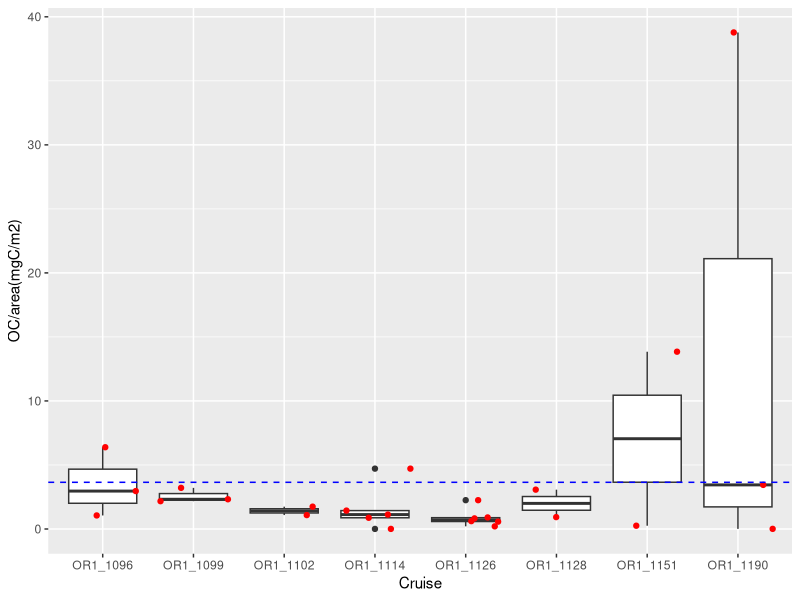
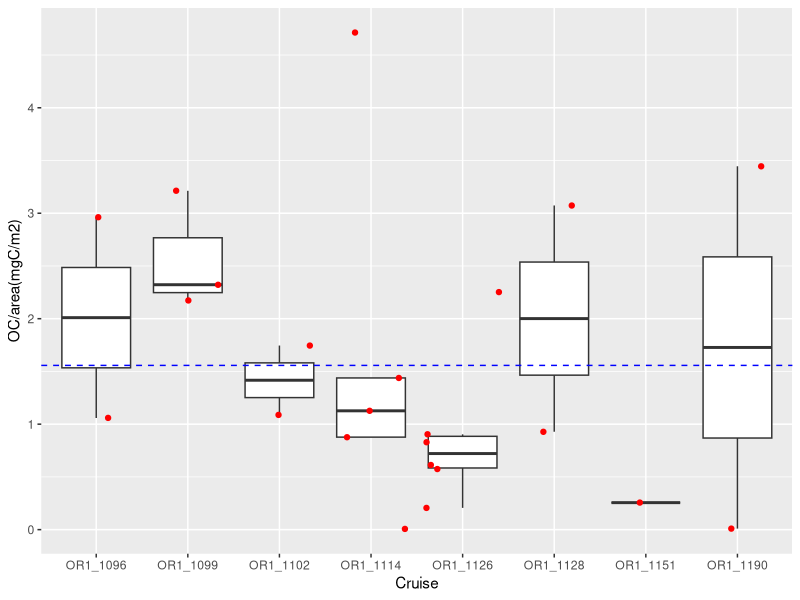

Recreate these plots in R, in order. (Note: this script raises an error after producing the figures.)
rm(list = ls())
library(readxl)
library(dplyr)
library(writexl)
library(openxlsx)
#abundance####
GPSC_macro_abundance <- read_excel("data/GPSC_macro_sorting/GPSC_macro_sorting_2021.11.23.xlsx", 
                                   sheet = "Specimen")
levels(factor(GPSC_macro_abundance$Station))
GC1_macro_abundance<-GPSC_macro_abundance%>% filter(Station=="GC1")
GS1_macro_abundance<-GPSC_macro_abundance%>% filter(Station=="GS1")
#GC1_size####
GPSC_macro_size<-read_excel("Canyon_macro.xlsx",sheet = "Size")
levels(factor(GPSC_macro_size$Station))
GC1_macro<-GPSC_macro_size%>%filter(Station=="GC1")
#fix Cylinder and cylinder
levels(factor(GC1_macro$Type))
GC1_x<-GC1_macro %>% filter(Type=="Cylinder") %>% mutate(Type="cylinder")
GC1_macro<-GC1_macro %>% filter(Type!="Cylinder") %>% full_join(GC1_x)
levels(factor(GC1_macro$Type))

#with C value-> type=LW2C
GC1_macro[is.na(GC1_macro$C),]
#LW2C 125
GC1_LW2C<-GC1_macro %>% mutate(Volume=L*(W^2)*C) %>% filter(!is.na(Volume))
#cone 2
GC1_cone<-GC1_macro %>% filter(Type=="cone") %>% mutate(Volume=L*(W/2)^2*pi/3)
#cylinder 12
#GC1_macro%>%filter(Type=="cylinder")
#some polychaete were labelled as cylinder -> real cylinder 7
GC1_cylinder<-GC1_macro %>% filter(Taxon%in%c("Nemertea","Sipuncula")) %>%
  mutate(Volume=L*(W/2)^2*pi)
#ellipsoid
GC1_ellipsoid<-GC1_macro %>% filter(Type=="ellipsoid") %>%
  mutate(Volume=L*(W/2)^2*pi*4/3)
GC1<-rbind(GC1_LW2C,GC1_cone,GC1_cylinder,GC1_ellipsoid)
#V->OC
GC1_macro_OC<-GC1 %>%  mutate(DryW=Volume*1.13) %>% #DryW(mg)=volume(mm3)*1.13(g/cm3=mg/mm3)
  mutate(OC=DryW*0.043) #0.043 (fraction)
GC1 <-GC1_macro_OC %>% group_by(Cruise, Habitat, Station, Deployment, Tube) %>% 
  summarise(OC = sum(OC)) 

area<-pi*(10.5/2)^2/10000 #0.008659015m2
library(ggplot2)
GC1 %>% 
  ggplot(aes(x = Cruise, y = OC/area))+
  geom_boxplot()+
  geom_point(position = "jitter", color = "red")+
  geom_hline(yintercept = mean(GC1$OC)/area, linetype = 2, color = "blue")+
  ylab("OC/area(mgC/m2)")

GC1_mean<-mean(GC1$OC/area)
GC1_sd<-sd(GC1$OC/area)

#GC1_outlier####
GC1_Q   <- quantile(GC1$OC, probs=c(.25, .75), na.rm = FALSE)
GC1_iqr <- IQR(GC1$OC)
GC1_up  <- GC1_Q[2]+1.5*GC1_iqr # Upper Range  
GC1_low <- GC1_Q[1]-1.5*GC1_iqr # Lower Range
GC1_eliminated<- subset(GC1, GC1$OC > GC1_low & GC1$OC < GC1_up)

GC1_eliminated %>% 
  ggplot(aes(x = Cruise, y = OC/area))+
  geom_boxplot(outlier.shape = NA)+
  geom_point(position = "jitter", color = "red")+
  geom_hline(yintercept = mean(GC1_eliminated$OC)/area, linetype = 2, color = "blue")+
  ylab("OC/area(mgC/m2)")
GC1_el_mean<-mean(GC1_eliminated$OC/area)
GC1_el_sd  <-sd(GC1_eliminated$OC/area)

#GS1_size####
GPSC_macro_size<-NULL
for (i in 1:15){
  df<- read_excel("data/GPSC_macro_size/GPSC_macro_size_2020.08.03.xlsx",
                  sheet = i ,col_types = c("text","text", "text", 
                                           "numeric", "numeric", 
                                           "text", "text", "numeric",
                                           "numeric","text", "text",
                                           "numeric", "numeric",
                                           "numeric", "numeric", "numeric",
                                           "numeric", "text"))
  GPSC_macro_size<-rbind(GPSC_macro_size,df)
}

levels(factor(GPSC_macro_size$Station))
GS1_macro<-GPSC_macro_size %>% filter(Station=="GS1")
levels(factor(GS1_macro$Type))
#fix Cylinder and cylinder
GS1_x<-GS1_macro %>% filter(Type=="Cylinder") %>% mutate(Type="cylinder")
GS1_macro<-GS1_macro %>% filter(Type!="Cylinder") %>% full_join(x)
levels(factor(GS1_macro$Type))

#with C value-> type=LW2C
GS1_macro$C[is.na(GS1_macro$C)&GS1_macro$Taxon=="Polychaeta"]=0.53
GS1_macro[is.na(GS1_macro$C),]#91
#LW2C 1374
GS1_LW2C<-GS1_macro %>% mutate(Volume=L*(W^2)*C) %>% filter(!is.na(Volume))
#cone 3
GS1_cone<-GS1_macro %>% filter(Type=="cone") %>% mutate(Volume=L*(W/2)^2*pi/3)
#cylinder 78
GS1_cylinder<-GS1_macro %>% filter(Type=="cylinder" & 
           Taxon%in%c("Aplacophora","Sipuncula","Ophiuroidea","Nemertea")) %>%
  mutate(Volume=L*(W/2)^2*pi)
#ellipsoid 10
GS1_ellipsoid<-GS1_macro %>% filter(Type=="ellipsoid" & 
           Taxon%in%c("Ophiuroidea","Asteroidea" )) %>%
  mutate(Volume=L*(W/2)^2*pi*4/3)
GS1<-rbind(GS1_LW2C,GS1_cone,GS1_cylinder,GS1_ellipsoid)
#V->OC
GS1_macro_OC<-GS1%>%
  mutate(DryW=Volume*1.13)%>% #DryW(mg)=volume(mm3)*1.13(g/cm3=mg/mm3)
  mutate(OC=DryW*0.043) #0.043 (fraction)
GS1 <-GS1_macro_OC %>% 
  group_by(Cruise, Habitat, Station, Deployment, Tube) %>% 
  summarise(OC = sum(OC)) 

GS1 %>% 
  ggplot(aes(x = Cruise, y = OC/area))+
  geom_boxplot()+
  geom_point(position = "jitter", color = "red")+
  geom_hline(yintercept = mean(GS1$OC)/area, linetype = 2, color = "blue")+
  ylab("OC/area(mgC/m2)")

GS1_mean<-mean(GS1$OC/area)
GS1_sd<-sd(GS1$OC/area)

#GS1_outlier####
GS1_Q   <- quantile(GS1$OC, probs=c(.25, .75), na.rm = FALSE)
GS1_iqr <- IQR(GS1$OC)
GS1_up  <- GS1_Q[2]+1.5*GS1_iqr # Upper Range  
GS1_low <- GS1_Q[1]-1.5*GS1_iqr # Lower Range
GS1_eliminated <-subset(GS1, GS1$OC > GS1_low & GS1$OC < GS1_up)
GS1_eliminated%>%
  ggplot(aes(x = Cruise, y = OC/area))+
  geom_boxplot(outlier.shape = NA)+
  geom_point(position = "jitter", color = "red")+
  geom_hline(yintercept = mean(GS1_eliminated$OC)/area, linetype = 2, color = "blue")+
  ylab("OC/area(mgC/m2)")
GS1_el_mean<-mean(GS1_eliminated$OC/area)
GS1_el_sd<-sd(GS1_eliminated$OC/area)
GS1_eliminated
#plot GC1 and GS1 together(bar+point)####
GC1_bar<-GC1_eliminated %>% group_by(Cruise, Station) %>% 
  summarise(mean=mean(OC/area),
            sd=sd(OC/area))
GS1_bar<-GS1_eliminated %>% group_by(Cruise, Station) %>% 
  summarise(mean=mean(OC/area),
            sd=sd(OC/area))
MAC_bar<-rbind(GC1_bar,GS1_bar)
MAC_point<-rbind(GC1_eliminated,GS1_eliminated)

MAC_bar%>%
  ggplot(aes(x = Cruise, y = mean))+
  geom_bar(stat = "identity",position = position_dodge(),
         aes(fill=Station))+
  geom_errorbar(aes(ymin=mean, ymax=mean+sd), size=0.5,width=0.1,alpha=0.9, colour="black")+
  ylab(expression(OC~(mg~C~m^-2)))+
  ylim(0, NA)+
  facet_wrap(~Station,scales = "free_y")+
  theme_bw()+
  theme(axis.text.x = element_text(angle = 30, hjust = 1))+
  labs(title = "Macrofauna")+
  geom_point(data=MAC_point,aes(x=Cruise,y=OC/area), color = "darkblue",size=0.5)

